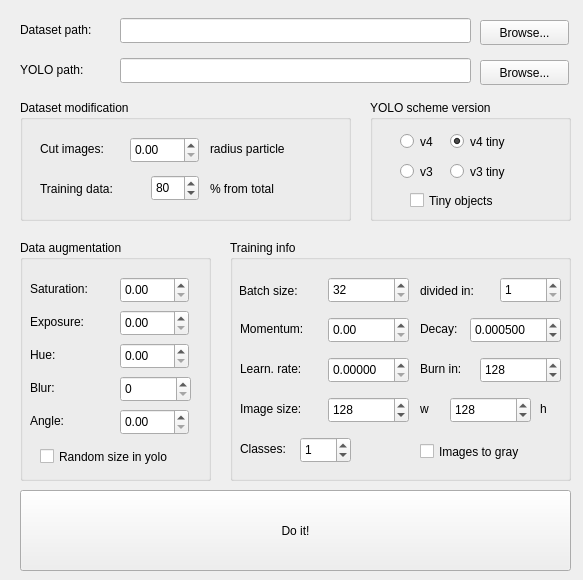
<?xml version="1.0" encoding="UTF-8"?>
<ui version="4.0">
 <class>Prepare_yolo</class>
 <widget class="QMainWindow" name="Prepare_yolo">
  <property name="geometry">
   <rect>
    <x>0</x>
    <y>0</y>
    <width>583</width>
    <height>580</height>
   </rect>
  </property>
  <property name="minimumSize">
   <size>
    <width>583</width>
    <height>580</height>
   </size>
  </property>
  <property name="maximumSize">
   <size>
    <width>583</width>
    <height>580</height>
   </size>
  </property>
  <property name="windowTitle">
   <string>Prepare YOLO</string>
  </property>
  <widget class="QWidget" name="centralwidget">
   <widget class="QLabel" name="label_4">
    <property name="geometry">
     <rect>
      <x>20</x>
      <y>62</y>
      <width>101</width>
      <height>16</height>
     </rect>
    </property>
    <property name="text">
     <string>YOLO path:</string>
    </property>
   </widget>
   <widget class="QPushButton" name="btn_browse_dataset">
    <property name="geometry">
     <rect>
      <x>480</x>
      <y>20</y>
      <width>89</width>
      <height>25</height>
     </rect>
    </property>
    <property name="text">
     <string>Browse...</string>
    </property>
   </widget>
   <widget class="QLabel" name="label">
    <property name="geometry">
     <rect>
      <x>20</x>
      <y>22</y>
      <width>101</width>
      <height>16</height>
     </rect>
    </property>
    <property name="text">
     <string>Dataset path:</string>
    </property>
   </widget>
   <widget class="QPushButton" name="btn_browse_yolo">
    <property name="geometry">
     <rect>
      <x>480</x>
      <y>60</y>
      <width>89</width>
      <height>25</height>
     </rect>
    </property>
    <property name="text">
     <string>Browse...</string>
    </property>
   </widget>
   <widget class="QLineEdit" name="txt_dataset">
    <property name="geometry">
     <rect>
      <x>120</x>
      <y>18</y>
      <width>351</width>
      <height>25</height>
     </rect>
    </property>
    <property name="toolTip">
     <string>Folder where your dataset is. Images must be inside a folder &quot;images&quot;, while annotations must be within a folder &quot;annotations&quot;</string>
    </property>
   </widget>
   <widget class="QLineEdit" name="txt_yolo">
    <property name="geometry">
     <rect>
      <x>120</x>
      <y>58</y>
      <width>351</width>
      <height>25</height>
     </rect>
    </property>
    <property name="toolTip">
     <string>Path to YOLO detector. Please, have detector executable with the name &quot;detector&quot;.</string>
    </property>
   </widget>
   <widget class="QGroupBox" name="groupBox">
    <property name="geometry">
     <rect>
      <x>370</x>
      <y>100</y>
      <width>201</width>
      <height>121</height>
     </rect>
    </property>
    <property name="title">
     <string>YOLO scheme version</string>
    </property>
    <widget class="QRadioButton" name="rdb_v4t">
     <property name="geometry">
      <rect>
       <x>80</x>
       <y>30</y>
       <width>71</width>
       <height>23</height>
      </rect>
     </property>
     <property name="text">
      <string>v4 tiny</string>
     </property>
     <property name="checked">
      <bool>true</bool>
     </property>
    </widget>
    <widget class="QRadioButton" name="rdb_v3t">
     <property name="geometry">
      <rect>
       <x>80</x>
       <y>60</y>
       <width>71</width>
       <height>23</height>
      </rect>
     </property>
     <property name="text">
      <string>v3 tiny</string>
     </property>
    </widget>
    <widget class="QRadioButton" name="rdb_v3">
     <property name="geometry">
      <rect>
       <x>30</x>
       <y>60</y>
       <width>51</width>
       <height>23</height>
      </rect>
     </property>
     <property name="text">
      <string>v3</string>
     </property>
    </widget>
    <widget class="QRadioButton" name="rdb_v4">
     <property name="geometry">
      <rect>
       <x>30</x>
       <y>30</y>
       <width>51</width>
       <height>23</height>
      </rect>
     </property>
     <property name="text">
      <string>v4</string>
     </property>
    </widget>
    <widget class="QCheckBox" name="chk_tiny">
     <property name="geometry">
      <rect>
       <x>40</x>
       <y>90</y>
       <width>101</width>
       <height>21</height>
      </rect>
     </property>
     <property name="toolTip">
      <string>Activating this option can improve detection of tiny objects</string>
     </property>
     <property name="text">
      <string>Tiny objects</string>
     </property>
    </widget>
   </widget>
   <widget class="QGroupBox" name="groupBox_2">
    <property name="geometry">
     <rect>
      <x>20</x>
      <y>240</y>
      <width>191</width>
      <height>241</height>
     </rect>
    </property>
    <property name="title">
     <string>Data augmentation</string>
    </property>
    <widget class="QDoubleSpinBox" name="spbd_sat">
     <property name="geometry">
      <rect>
       <x>100</x>
       <y>37</y>
       <width>69</width>
       <height>26</height>
      </rect>
     </property>
     <property name="toolTip">
      <string>Apply saturation changes in the images included in the dataset</string>
     </property>
     <property name="singleStep">
      <double>0.100000000000000</double>
     </property>
    </widget>
    <widget class="QLabel" name="label_8">
     <property name="geometry">
      <rect>
       <x>10</x>
       <y>40</y>
       <width>81</width>
       <height>17</height>
      </rect>
     </property>
     <property name="text">
      <string>Saturation:</string>
     </property>
    </widget>
    <widget class="QLabel" name="label_9">
     <property name="geometry">
      <rect>
       <x>10</x>
       <y>73</y>
       <width>81</width>
       <height>17</height>
      </rect>
     </property>
     <property name="text">
      <string>Exposure:</string>
     </property>
    </widget>
    <widget class="QDoubleSpinBox" name="spbd_exp">
     <property name="geometry">
      <rect>
       <x>100</x>
       <y>70</y>
       <width>69</width>
       <height>26</height>
      </rect>
     </property>
     <property name="toolTip">
      <string>Apply exposure changes in the images included in the dataset</string>
     </property>
     <property name="singleStep">
      <double>0.100000000000000</double>
     </property>
    </widget>
    <widget class="QLabel" name="label_10">
     <property name="geometry">
      <rect>
       <x>10</x>
       <y>106</y>
       <width>81</width>
       <height>17</height>
      </rect>
     </property>
     <property name="text">
      <string>Hue:</string>
     </property>
    </widget>
    <widget class="QDoubleSpinBox" name="spbd_hue">
     <property name="geometry">
      <rect>
       <x>100</x>
       <y>103</y>
       <width>69</width>
       <height>26</height>
      </rect>
     </property>
     <property name="toolTip">
      <string>Apply hue changes in the images included in the dataset</string>
     </property>
     <property name="singleStep">
      <double>0.100000000000000</double>
     </property>
    </widget>
    <widget class="QLabel" name="label_11">
     <property name="geometry">
      <rect>
       <x>10</x>
       <y>139</y>
       <width>81</width>
       <height>17</height>
      </rect>
     </property>
     <property name="text">
      <string>Blur:</string>
     </property>
    </widget>
    <widget class="QLabel" name="label_12">
     <property name="geometry">
      <rect>
       <x>10</x>
       <y>172</y>
       <width>81</width>
       <height>17</height>
      </rect>
     </property>
     <property name="text">
      <string>Angle:</string>
     </property>
    </widget>
    <widget class="QDoubleSpinBox" name="spbd_angle">
     <property name="geometry">
      <rect>
       <x>100</x>
       <y>169</y>
       <width>69</width>
       <height>26</height>
      </rect>
     </property>
     <property name="toolTip">
      <string>Rotates the images included in the dataset</string>
     </property>
    </widget>
    <widget class="QSpinBox" name="spb_blur">
     <property name="geometry">
      <rect>
       <x>100</x>
       <y>136</y>
       <width>71</width>
       <height>26</height>
      </rect>
     </property>
     <property name="toolTip">
      <string>Defocus images included in the dataset</string>
     </property>
    </widget>
    <widget class="QCheckBox" name="chk_random">
     <property name="geometry">
      <rect>
       <x>20</x>
       <y>205</y>
       <width>161</width>
       <height>23</height>
      </rect>
     </property>
     <property name="toolTip">
      <string>Yolo layers can change the predefined size of the network randomly to better fit the results</string>
     </property>
     <property name="text">
      <string>Random size in yolo</string>
     </property>
    </widget>
   </widget>
   <widget class="QGroupBox" name="groupBox_3">
    <property name="geometry">
     <rect>
      <x>20</x>
      <y>100</y>
      <width>331</width>
      <height>121</height>
     </rect>
    </property>
    <property name="title">
     <string>Dataset modification</string>
    </property>
    <widget class="QLabel" name="label_3">
     <property name="geometry">
      <rect>
       <x>190</x>
       <y>40</y>
       <width>101</width>
       <height>17</height>
      </rect>
     </property>
     <property name="text">
      <string>radius particle</string>
     </property>
    </widget>
    <widget class="QDoubleSpinBox" name="spbd_cut">
     <property name="geometry">
      <rect>
       <x>110</x>
       <y>37</y>
       <width>69</width>
       <height>26</height>
      </rect>
     </property>
     <property name="toolTip">
      <string>For each object in an image, crop the image around this object. These images will be the new dataset. This option also tries to create images without objects using your dataset to improve the detection.</string>
     </property>
    </widget>
    <widget class="QLabel" name="label_2">
     <property name="geometry">
      <rect>
       <x>20</x>
       <y>40</y>
       <width>81</width>
       <height>17</height>
      </rect>
     </property>
     <property name="text">
      <string>Cut images:</string>
     </property>
    </widget>
    <widget class="QLabel" name="label_6">
     <property name="geometry">
      <rect>
       <x>20</x>
       <y>80</y>
       <width>101</width>
       <height>17</height>
      </rect>
     </property>
     <property name="text">
      <string>Training data:</string>
     </property>
    </widget>
    <widget class="QSpinBox" name="spb_training">
     <property name="geometry">
      <rect>
       <x>131</x>
       <y>75</y>
       <width>48</width>
       <height>26</height>
      </rect>
     </property>
     <property name="toolTip">
      <string>Use this % of images in the dataset to train the network. The rest will be used for testing the network.</string>
     </property>
     <property name="minimum">
      <number>10</number>
     </property>
     <property name="value">
      <number>80</number>
     </property>
    </widget>
    <widget class="QLabel" name="label_7">
     <property name="geometry">
      <rect>
       <x>190</x>
       <y>80</y>
       <width>101</width>
       <height>17</height>
      </rect>
     </property>
     <property name="text">
      <string>% from total</string>
     </property>
    </widget>
   </widget>
   <widget class="QPushButton" name="btn_start">
    <property name="geometry">
     <rect>
      <x>20</x>
      <y>490</y>
      <width>551</width>
      <height>81</height>
     </rect>
    </property>
    <property name="text">
     <string>Do it!</string>
    </property>
   </widget>
   <widget class="QGroupBox" name="groupBox_4">
    <property name="geometry">
     <rect>
      <x>230</x>
      <y>240</y>
      <width>341</width>
      <height>241</height>
     </rect>
    </property>
    <property name="title">
     <string>Training info</string>
    </property>
    <widget class="QLabel" name="label_13">
     <property name="geometry">
      <rect>
       <x>9</x>
       <y>42</y>
       <width>81</width>
       <height>17</height>
      </rect>
     </property>
     <property name="text">
      <string>Batch size:</string>
     </property>
    </widget>
    <widget class="QSpinBox" name="spb_batch">
     <property name="geometry">
      <rect>
       <x>98</x>
       <y>37</y>
       <width>81</width>
       <height>26</height>
      </rect>
     </property>
     <property name="toolTip">
      <string>Images per batch</string>
     </property>
     <property name="minimum">
      <number>32</number>
     </property>
     <property name="maximum">
      <number>1000000</number>
     </property>
     <property name="singleStep">
      <number>32</number>
     </property>
    </widget>
    <widget class="QSpinBox" name="spb_divisions">
     <property name="geometry">
      <rect>
       <x>270</x>
       <y>37</y>
       <width>61</width>
       <height>26</height>
      </rect>
     </property>
     <property name="toolTip">
      <string>Divide batches in groups of. This will reduce the amount of RAM needed to calculate it</string>
     </property>
     <property name="minimum">
      <number>1</number>
     </property>
     <property name="maximum">
      <number>10000</number>
     </property>
     <property name="singleStep">
      <number>1</number>
     </property>
    </widget>
    <widget class="QLabel" name="label_14">
     <property name="geometry">
      <rect>
       <x>190</x>
       <y>42</y>
       <width>71</width>
       <height>17</height>
      </rect>
     </property>
     <property name="text">
      <string>divided in:</string>
     </property>
    </widget>
    <widget class="QLabel" name="label_15">
     <property name="geometry">
      <rect>
       <x>10</x>
       <y>160</y>
       <width>81</width>
       <height>17</height>
      </rect>
     </property>
     <property name="text">
      <string>Image size:</string>
     </property>
    </widget>
    <widget class="QSpinBox" name="spb_w">
     <property name="geometry">
      <rect>
       <x>98</x>
       <y>157</y>
       <width>81</width>
       <height>26</height>
      </rect>
     </property>
     <property name="toolTip">
      <string>Images in the datset will resize to this width</string>
     </property>
     <property name="minimum">
      <number>32</number>
     </property>
     <property name="maximum">
      <number>10000</number>
     </property>
     <property name="singleStep">
      <number>32</number>
     </property>
     <property name="value">
      <number>128</number>
     </property>
    </widget>
    <widget class="QLabel" name="label_16">
     <property name="geometry">
      <rect>
       <x>190</x>
       <y>160</y>
       <width>21</width>
       <height>17</height>
      </rect>
     </property>
     <property name="text">
      <string>w</string>
     </property>
    </widget>
    <widget class="QLabel" name="label_17">
     <property name="geometry">
      <rect>
       <x>310</x>
       <y>160</y>
       <width>21</width>
       <height>17</height>
      </rect>
     </property>
     <property name="text">
      <string>h</string>
     </property>
    </widget>
    <widget class="QSpinBox" name="spb_h">
     <property name="geometry">
      <rect>
       <x>220</x>
       <y>157</y>
       <width>81</width>
       <height>26</height>
      </rect>
     </property>
     <property name="toolTip">
      <string>Images in the datset will resize to this height</string>
     </property>
     <property name="minimum">
      <number>32</number>
     </property>
     <property name="maximum">
      <number>10000</number>
     </property>
     <property name="singleStep">
      <number>32</number>
     </property>
     <property name="value">
      <number>128</number>
     </property>
    </widget>
    <widget class="QLabel" name="label_18">
     <property name="geometry">
      <rect>
       <x>10</x>
       <y>80</y>
       <width>91</width>
       <height>17</height>
      </rect>
     </property>
     <property name="text">
      <string>Momentum:</string>
     </property>
    </widget>
    <widget class="QDoubleSpinBox" name="spbd_momentum">
     <property name="geometry">
      <rect>
       <x>98</x>
       <y>77</y>
       <width>81</width>
       <height>26</height>
      </rect>
     </property>
     <property name="toolTip">
      <string>Affects gradient to the optimal worth speedgradient to the optimal worth speed</string>
     </property>
    </widget>
    <widget class="QLabel" name="label_19">
     <property name="geometry">
      <rect>
       <x>190</x>
       <y>80</y>
       <width>51</width>
       <height>17</height>
      </rect>
     </property>
     <property name="text">
      <string>Decay:</string>
     </property>
    </widget>
    <widget class="QDoubleSpinBox" name="spbd_decay">
     <property name="geometry">
      <rect>
       <x>240</x>
       <y>77</y>
       <width>91</width>
       <height>26</height>
      </rect>
     </property>
     <property name="toolTip">
      <string>Weight attenuating the regular term to prevent overfitting</string>
     </property>
     <property name="decimals">
      <number>6</number>
     </property>
     <property name="maximum">
      <double>1.000000000000000</double>
     </property>
     <property name="singleStep">
      <double>0.000010000000000</double>
     </property>
     <property name="value">
      <double>0.000500000000000</double>
     </property>
    </widget>
    <widget class="QLabel" name="label_20">
     <property name="geometry">
      <rect>
       <x>10</x>
       <y>200</y>
       <width>81</width>
       <height>17</height>
      </rect>
     </property>
     <property name="text">
      <string>Classes:</string>
     </property>
    </widget>
    <widget class="QSpinBox" name="spb_classes">
     <property name="geometry">
      <rect>
       <x>70</x>
       <y>197</y>
       <width>51</width>
       <height>26</height>
      </rect>
     </property>
     <property name="toolTip">
      <string>Number of kind of objects to detect</string>
     </property>
     <property name="maximum">
      <number>10000</number>
     </property>
     <property name="singleStep">
      <number>1</number>
     </property>
     <property name="value">
      <number>1</number>
     </property>
    </widget>
    <widget class="QCheckBox" name="chk_gray">
     <property name="geometry">
      <rect>
       <x>190</x>
       <y>200</y>
       <width>121</width>
       <height>23</height>
      </rect>
     </property>
     <property name="toolTip">
      <string>Convert images to gray scale. It will need 3 times less of RAM.</string>
     </property>
     <property name="text">
      <string>Images to gray</string>
     </property>
    </widget>
    <widget class="QDoubleSpinBox" name="spbd_learning">
     <property name="geometry">
      <rect>
       <x>98</x>
       <y>117</y>
       <width>81</width>
       <height>26</height>
      </rect>
     </property>
     <property name="toolTip">
      <string>Speed at which the weights are updated. Setting too large will make the result exceed the optimal value. Too small will make the falling speed too slow</string>
     </property>
     <property name="decimals">
      <number>5</number>
     </property>
     <property name="singleStep">
      <double>0.000100000000000</double>
     </property>
    </widget>
    <widget class="QLabel" name="label_21">
     <property name="geometry">
      <rect>
       <x>10</x>
       <y>120</y>
       <width>81</width>
       <height>17</height>
      </rect>
     </property>
     <property name="text">
      <string>Learn. rate:</string>
     </property>
    </widget>
    <widget class="QLabel" name="label_22">
     <property name="geometry">
      <rect>
       <x>190</x>
       <y>120</y>
       <width>51</width>
       <height>17</height>
      </rect>
     </property>
     <property name="text">
      <string>Burn in:</string>
     </property>
    </widget>
    <widget class="QSpinBox" name="spb_burn">
     <property name="geometry">
      <rect>
       <x>250</x>
       <y>117</y>
       <width>81</width>
       <height>26</height>
      </rect>
     </property>
     <property name="toolTip">
      <string>When the number of iterations is greater than burn_in, the update mode of the policy is adopted</string>
     </property>
     <property name="minimum">
      <number>32</number>
     </property>
     <property name="maximum">
      <number>10000</number>
     </property>
     <property name="singleStep">
      <number>32</number>
     </property>
     <property name="value">
      <number>128</number>
     </property>
    </widget>
   </widget>
  </widget>
 </widget>
 <tabstops>
  <tabstop>txt_dataset</tabstop>
  <tabstop>btn_browse_dataset</tabstop>
  <tabstop>txt_yolo</tabstop>
  <tabstop>btn_browse_yolo</tabstop>
  <tabstop>spbd_cut</tabstop>
  <tabstop>spb_training</tabstop>
  <tabstop>rdb_v4</tabstop>
  <tabstop>rdb_v4t</tabstop>
  <tabstop>rdb_v3</tabstop>
  <tabstop>rdb_v3t</tabstop>
  <tabstop>chk_tiny</tabstop>
  <tabstop>spbd_sat</tabstop>
  <tabstop>spbd_exp</tabstop>
  <tabstop>spbd_hue</tabstop>
  <tabstop>spb_blur</tabstop>
  <tabstop>spbd_angle</tabstop>
  <tabstop>chk_random</tabstop>
  <tabstop>spb_batch</tabstop>
  <tabstop>spb_divisions</tabstop>
  <tabstop>spbd_momentum</tabstop>
  <tabstop>spbd_decay</tabstop>
  <tabstop>spbd_learning</tabstop>
  <tabstop>spb_burn</tabstop>
  <tabstop>spb_w</tabstop>
  <tabstop>spb_h</tabstop>
  <tabstop>spb_classes</tabstop>
  <tabstop>chk_gray</tabstop>
  <tabstop>btn_start</tabstop>
 </tabstops>
 <resources/>
 <connections/>
</ui>
